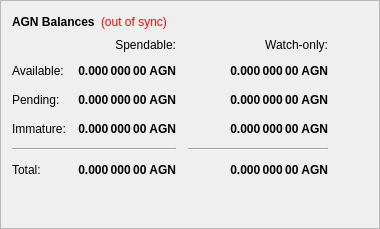
        <widget class="QFrame" name="frame">
         <property name="frameShape">
          <enum>QFrame::StyledPanel</enum>
         </property>
         <property name="frameShadow">
          <enum>QFrame::Raised</enum>
         </property>
         <layout class="QVBoxLayout" name="verticalLayout_4">
          <item>
           <layout class="QHBoxLayout" name="horizontalLayout_4">
            <item>
             <widget class="QLabel" name="label_5">
              <property name="font">
               <font>
                <weight>75</weight>
                <bold>true</bold>
               </font>
              </property>
              <property name="text">
               <string>AGN Balances</string>
              </property>
             </widget>
            </item>
            <item>
             <widget class="QLabel" name="labelWalletStatus">
              <property name="cursor">
               <cursorShape>WhatsThisCursor</cursorShape>
              </property>
              <property name="toolTip">
               <string>The displayed information may be out of date. Your wallet automatically synchronizes with the Agon network after a connection is established, but this process has not completed yet.</string>
              </property>
              <property name="styleSheet">
               <string notr="true">QLabel { color: red; }</string>
              </property>
              <property name="text">
               <string notr="true">(out of sync)</string>
              </property>
              <property name="alignment">
               <set>Qt::AlignLeading|Qt::AlignLeft|Qt::AlignVCenter</set>
              </property>
             </widget>
            </item>
            <item>
             <spacer name="horizontalSpacer_3">
              <property name="orientation">
               <enum>Qt::Horizontal</enum>
              </property>
              <property name="sizeHint" stdset="0">
               <size>
                <width>40</width>
                <height>20</height>
               </size>
              </property>
             </spacer>
            </item>
           </layout>
          </item>
          <item>
           <layout class="QGridLayout" name="gridLayout">
            <property name="spacing">
             <number>12</number>
            </property>
            <item row="2" column="2">
             <widget class="QLabel" name="labelWatchPending">
              <property name="font">
               <font>
                <weight>75</weight>
                <bold>true</bold>
               </font>
              </property>
              <property name="cursor">
               <cursorShape>IBeamCursor</cursorShape>
              </property>
              <property name="toolTip">
               <string>Unconfirmed transactions to watch-only addresses</string>
              </property>
              <property name="text">
               <string notr="true">0.000 000 00 AGN</string>
              </property>
              <property name="alignment">
               <set>Qt::AlignRight|Qt::AlignTrailing|Qt::AlignVCenter</set>
              </property>
              <property name="textInteractionFlags">
               <set>Qt::LinksAccessibleByMouse|Qt::TextSelectableByKeyboard|Qt::TextSelectableByMouse</set>
              </property>
             </widget>
            </item>
            <item row="2" column="1">
             <widget class="QLabel" name="labelUnconfirmed">
              <property name="font">
               <font>
                <weight>75</weight>
                <bold>true</bold>
               </font>
              </property>
              <property name="cursor">
               <cursorShape>IBeamCursor</cursorShape>
              </property>
              <property name="toolTip">
               <string>Total of transactions that have yet to be confirmed, and do not yet count toward the spendable balance</string>
              </property>
              <property name="text">
               <string notr="true">0.000 000 00 AGN</string>
              </property>
              <property name="alignment">
               <set>Qt::AlignRight|Qt::AlignTrailing|Qt::AlignVCenter</set>
              </property>
              <property name="textInteractionFlags">
               <set>Qt::LinksAccessibleByMouse|Qt::TextSelectableByKeyboard|Qt::TextSelectableByMouse</set>
              </property>
             </widget>
            </item>
            <item row="3" column="2">
             <widget class="QLabel" name="labelWatchImmature">
              <property name="font">
               <font>
                <weight>75</weight>
                <bold>true</bold>
               </font>
              </property>
              <property name="cursor">
               <cursorShape>IBeamCursor</cursorShape>
              </property>
              <property name="toolTip">
               <string>Staked or masternode rewards in watch-only addresses that has not yet matured</string>
              </property>
              <property name="text">
               <string notr="true">0.000 000 00 AGN</string>
              </property>
              <property name="alignment">
               <set>Qt::AlignRight|Qt::AlignTrailing|Qt::AlignVCenter</set>
              </property>
              <property name="textInteractionFlags">
               <set>Qt::LinksAccessibleByMouse|Qt::TextSelectableByKeyboard|Qt::TextSelectableByMouse</set>
              </property>
             </widget>
            </item>
            <item row="4" column="0" colspan="2">
             <widget class="Line" name="lineSpendableBalance">
              <property name="orientation">
               <enum>Qt::Horizontal</enum>
              </property>
             </widget>
            </item>
            <item row="4" column="2">
             <widget class="Line" name="lineWatchBalance">
              <property name="sizePolicy">
               <sizepolicy hsizetype="Preferred" vsizetype="Fixed">
                <horstretch>0</horstretch>
                <verstretch>0</verstretch>
               </sizepolicy>
              </property>
              <property name="minimumSize">
               <size>
                <width>140</width>
                <height>0</height>
               </size>
              </property>
              <property name="orientation">
               <enum>Qt::Horizontal</enum>
              </property>
             </widget>
            </item>
            <item row="5" column="0">
             <widget class="QLabel" name="labelTotalText">
              <property name="text">
               <string>Total:</string>
              </property>
             </widget>
            </item>
            <item row="3" column="1">
             <widget class="QLabel" name="labelImmature">
              <property name="font">
               <font>
                <weight>75</weight>
                <bold>true</bold>
               </font>
              </property>
              <property name="cursor">
               <cursorShape>IBeamCursor</cursorShape>
              </property>
              <property name="toolTip">
               <string>Staked or masternode rewards that has not yet matured</string>
              </property>
              <property name="text">
               <string notr="true">0.000 000 00 AGN</string>
              </property>
              <property name="alignment">
               <set>Qt::AlignRight|Qt::AlignTrailing|Qt::AlignVCenter</set>
              </property>
              <property name="textInteractionFlags">
               <set>Qt::LinksAccessibleByMouse|Qt::TextSelectableByKeyboard|Qt::TextSelectableByMouse</set>
              </property>
             </widget>
            </item>
            <item row="2" column="3">
             <spacer name="horizontalSpacer_2">
              <property name="orientation">
               <enum>Qt::Horizontal</enum>
              </property>
              <property name="sizeHint" stdset="0">
               <size>
                <width>40</width>
                <height>20</height>
               </size>
              </property>
             </spacer>
            </item>
            <item row="3" column="0">
             <widget class="QLabel" name="labelImmatureText">
              <property name="text">
               <string>Immature:</string>
              </property>
             </widget>
            </item>
            <item row="5" column="1">
             <widget class="QLabel" name="labelTotal">
              <property name="font">
               <font>
                <weight>75</weight>
                <bold>true</bold>
               </font>
              </property>
              <property name="cursor">
               <cursorShape>IBeamCursor</cursorShape>
              </property>
              <property name="toolTip">
               <string>Your current total balance</string>
              </property>
              <property name="text">
               <string notr="true">0.000 000 00 AGN</string>
              </property>
              <property name="alignment">
               <set>Qt::AlignRight|Qt::AlignTrailing|Qt::AlignVCenter</set>
              </property>
              <property name="textInteractionFlags">
               <set>Qt::LinksAccessibleByMouse|Qt::TextSelectableByKeyboard|Qt::TextSelectableByMouse</set>
              </property>
             </widget>
            </item>
            <item row="5" column="2">
             <widget class="QLabel" name="labelWatchTotal">
              <property name="font">
               <font>
                <weight>75</weight>
                <bold>true</bold>
               </font>
              </property>
              <property name="cursor">
               <cursorShape>IBeamCursor</cursorShape>
              </property>
              <property name="toolTip">
               <string>Current total balance in watch-only addresses</string>
              </property>
              <property name="text">
               <string notr="true">0.000 000 00 AGN</string>
              </property>
              <property name="alignment">
               <set>Qt::AlignRight|Qt::AlignTrailing|Qt::AlignVCenter</set>
              </property>
              <property name="textInteractionFlags">
               <set>Qt::LinksAccessibleByMouse|Qt::TextSelectableByKeyboard|Qt::TextSelectableByMouse</set>
              </property>
             </widget>
            </item>
            <item row="0" column="2">
             <widget class="QLabel" name="labelWatchonly">
              <property name="text">
               <string>Watch-only:</string>
              </property>
              <property name="alignment">
               <set>Qt::AlignRight|Qt::AlignTrailing|Qt::AlignVCenter</set>
              </property>
             </widget>
            </item>
            <item row="1" column="0">
             <widget class="QLabel" name="labelBalanceText">
              <property name="text">
               <string>Available:</string>
              </property>
             </widget>
            </item>
            <item row="1" column="1">
             <widget class="QLabel" name="labelBalance">
              <property name="font">
               <font>
                <weight>75</weight>
                <bold>true</bold>
               </font>
              </property>
              <property name="cursor">
               <cursorShape>IBeamCursor</cursorShape>
              </property>
              <property name="toolTip">
               <string>Your current spendable balance</string>
              </property>
              <property name="text">
               <string notr="true">0.000 000 00 AGN</string>
              </property>
              <property name="alignment">
               <set>Qt::AlignRight|Qt::AlignTrailing|Qt::AlignVCenter</set>
              </property>
              <property name="textInteractionFlags">
               <set>Qt::LinksAccessibleByMouse|Qt::TextSelectableByKeyboard|Qt::TextSelectableByMouse</set>
              </property>
             </widget>
            </item>
            <item row="1" column="2">
             <widget class="QLabel" name="labelWatchAvailable">
              <property name="font">
               <font>
                <weight>75</weight>
                <bold>true</bold>
               </font>
              </property>
              <property name="cursor">
               <cursorShape>IBeamCursor</cursorShape>
              </property>
              <property name="toolTip">
               <string>Your current balance in watch-only addresses</string>
              </property>
              <property name="text">
               <string notr="true">0.000 000 00 AGN</string>
              </property>
              <property name="alignment">
               <set>Qt::AlignRight|Qt::AlignTrailing|Qt::AlignVCenter</set>
              </property>
              <property name="textInteractionFlags">
               <set>Qt::LinksAccessibleByMouse|Qt::TextSelectableByKeyboard|Qt::TextSelectableByMouse</set>
              </property>
             </widget>
            </item>
            <item row="2" column="0">
             <widget class="QLabel" name="labelPendingText">
              <property name="text">
               <string>Pending:</string>
              </property>
             </widget>
            </item>
            <item row="0" column="1">
             <widget class="QLabel" name="labelSpendable">
              <property name="text">
               <string>Spendable:</string>
              </property>
              <property name="alignment">
               <set>Qt::AlignRight|Qt::AlignTrailing|Qt::AlignVCenter</set>
              </property>
             </widget>
            </item>
           </layout>
          </item>
          <item>
           <spacer name="verticalSpacer_4">
            <property name="orientation">
             <enum>Qt::Vertical</enum>
            </property>
            <property name="sizeHint" stdset="0">
             <size>
              <width>20</width>
              <height>40</height>
             </size>
            </property>
           </spacer>
          </item>
         </layout>
        </widget>
